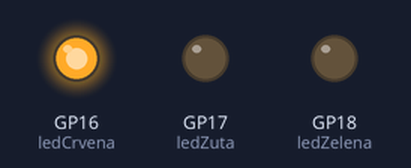
Bench run of a program on a simulated Raspberry Pi Pico running MicroPython. Parts: output pins drawn as LEDs (lit = HIGH).

Above: at 3.5 s.
At 7.0 s:
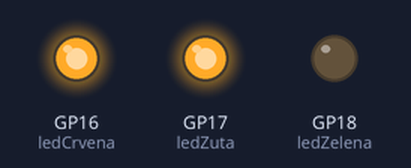
At 10.7 s:
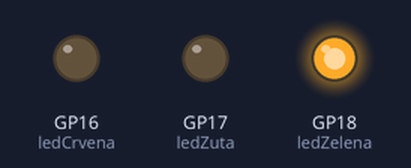
At 15.7 s:
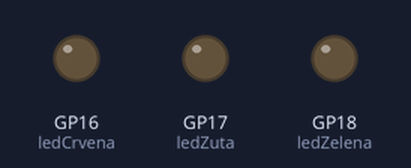
At 21.0 s:
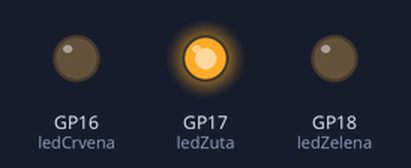
Timing chart, 0 to 29.0 s (numbered marks = the images above):
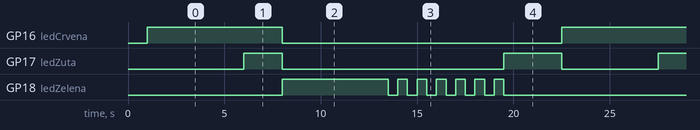

The program:

semafor.py
```python
from machine import Pin
from time import sleep

ledCrvena = Pin(16, Pin.OUT)
ledZuta = Pin(17, Pin.OUT)
ledZelena = Pin(18, Pin.OUT)

def ledsOff():
    ledCrvena(0)
    ledZuta(0)
    ledZelena(0)

ledsOff()
sleep(1)

while True:
    ledCrvena(1)
    sleep(5)
    ledZuta(1)
    sleep(2)
    ledCrvena(0)
    ledZuta(0)
    ledZelena(1)
    sleep(5)

    brojac = 0

    while brojac <= 5:
        sleep(0.5)
        ledZelena(0)
        sleep(0.5)
        ledZelena(1)
        brojac += 1

    ledZelena(1)
    sleep(0.5)
    ledZelena(0)
    ledZuta(1)
    sleep(3)
    ledZuta(0)
    ledCrvena(1)
```

Measured:
- by itself, GP16 (ledCrvena): alternates HIGH for 7.0 s and LOW for 14.5 s
- by itself, GP17 (ledZuta): repeats every 21.5 s: LOW 11.5 s, HIGH 3.0 s, LOW 5.0 s, HIGH 2.0 s
- by itself, GP18 (ledZelena): repeats every 21.5 s: 6 × (LOW 0.50 s, HIGH 0.50 s), LOW 10.0 s, HIGH 5.5 s
